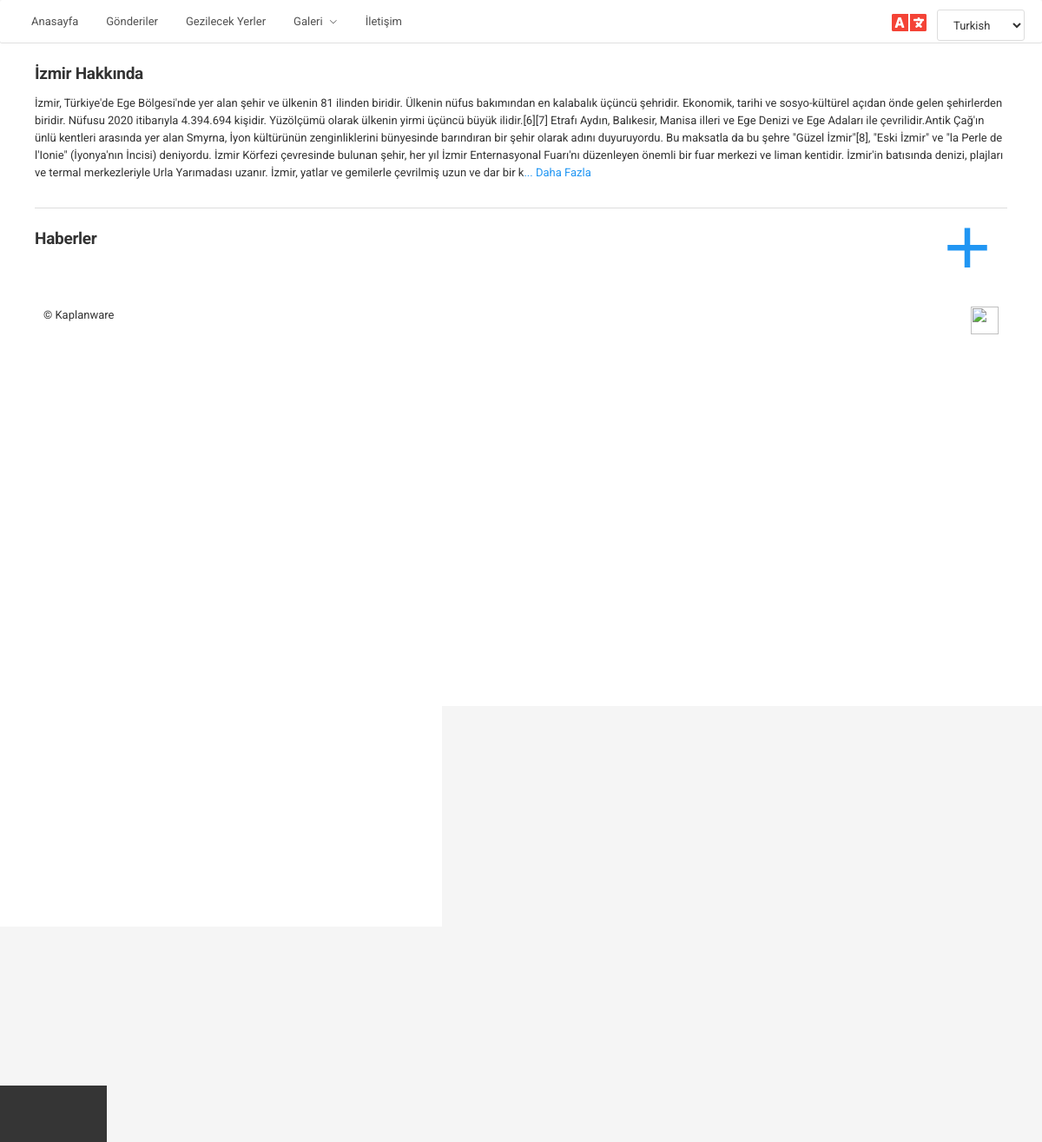
The page / on the database its author committed.
### tables this page shows
CREATE TABLE `menu` (
  `id` int(11) NOT NULL,
  `title` varchar(100) NOT NULL,
  `page` varchar(100) NOT NULL,
  `parents` int(11) NOT NULL,
  `is_sub_main` int(11) NOT NULL
);

### application/controllers/Home.php (called while the page is built, shortened)
<?php
class Home extends CI_Controller
{
    public function index()
    {
        $data["title"] = site_phrase("home");
        $data["slider"] = json_decode($this->basic_model->getRow("settings", array("key" => "slider"))->value);
        $data["about"] = getAbout();
        $data["blog"] = $this->basic_model->getTable("blog", array("lang" => session("language_id")), array(3,0));
        $data["view"] = "home/home";
        loadView("index", $data);
    }
}

### index.php (called while the page is built, shortened)
<?php
require_once BASEPATH.'core/CodeIgniter.php';

### application/models/Basic_model.php (called while the page is built, shortened)
<?php defined('BASEPATH') OR exit('No direct script access allowed');
class Basic_model extends CI_Model{
    public function getTable($table,$where = array(), $limit = array(), $row = false){
        $this->db->select('*');
        $this->db->from($table);
        if(!empty($limit))
            $this->db->limit($limit[0], $limit[1]);
        if ($where != NULL) { $this->db->where($where); }
        $query = $this->db->get();
        return ($row) ?  $query->row() :  $query->result();
    }
    public function getRow($table,$where = array()){
        $this->db->select('*');
        $this->db->from($table);
        if ($where != NULL) { $this->db->where($where); }
        $query = $this->db->get();
        return   $query->row();
    }
}

### application/helpers/multi_language_helper.php (called while the page is built, shortened)
<?php  if ( ! defined('BASEPATH')) exit('No direct script access allowed');
if ( ! function_exists('site_phrase'))
{
    function site_phrase($phrase = '') {
        $CI	=&	get_instance();
        if (!$CI->session->userdata('language')) {
            $CI->session->set_userdata('language', "turkish");
        }
        $language_code = $CI->session->userdata('language');
        $key = strtolower(preg_replace('/\s+/', '_', $phrase));
        $langArray = openJSONFile($language_code);
        return $langArray[$key];
    }
}
if ( ! function_exists('openJSONFile'))
{
    function openJSONFile($code)
    {
        $jsonString = [];
        if (file_exists(APPPATH.'language/'.$code.'.json')) {
            $jsonString = file_get_contents(APPPATH.'language/'.$code.'.json');
            $jsonString = json_decode($jsonString, true);
        }
        return $jsonString;
    }
}

### application/helpers/extras_helper.php (the view, shortened to what this page needs)
<?php if ( ! defined('BASEPATH')) exit('No direct script access allowed');
if (! function_exists('isMobile')) {
    function isMobile()
    {
        return preg_match("/(android|avantgo|blackberry|bolt|boost|cricket|docomo|fone|hiptop|mini|mobi|palm|phone|pie|tablet|up\.browser|up\.link|webos|wos)/i", $_SERVER["HTTP_USER_AGENT"]);
    }
}
if (! function_exists('loadView')) {
    function loadView($view, $data = array()){
        $ci = & get_instance();
        return $ci->load->view($view, $data);
    }
}
if (! function_exists('session')) {
    function session($param)
    {
        $ci =& get_instance();
        return $ci->session->userdata($param);
    }
}
function subCategory ($elements, $parentId = 0){
    $branch = array();
    foreach ($elements as $element){
        if ($element->parents == $parentId){
            $children = subCategory($elements, $element->id);
            if ($children){
                $element->children = $children;
            }else{
                $element->children = array();
            }
            $branch[] = $element;
        }
    }
    return $branch;
}
function drawElement($items){
    foreach ($items as $item){
        if(isset($_COOKIE["menu_thing"])){
            if($item->parents != 0) {
                if ($item->is_sub_main != 1)
                    echo '<a href="' . $item->page . '" class="dropdown-item">' . site_phrase($item->title) . '</a>';
                else {
                    echo '<div class="dropdown-submenu">
                        <a href="' . $item->page . '" class="dropdown-item dropdown-toggle"> ' . site_phrase($item->title) . '</a>
                        <div class="dropdown-menu">';
                }
                if (sizeof($item->children) > 0) {
                    drawElement($item->children);
                }
                continue;
            }
        }
        if($item->is_sub_main != 1){
            echo '
             <li class="nav-item">
                <a href="' . $item->page . '" class="navbar-nav-link">' . site_phrase($item->title) . '</a>
            </li>
           ';
        }
        else{
            echo '
             <li class="nav-item dropdown">
                <a href="' . $item->page . '" class="navbar-nav-link dropdown-toggle" data-toggle="dropdown" aria-expanded="false">' . site_phrase($item->title) . '</a>
                <div class="dropdown-menu">
           ';
        }
        if (sizeof($item->children) > 0) {
            drawElement($item->children);
        }
    }
}

### application/views/index.php (shortened to what this page needs)
<!DOCTYPE html>
<html lang="en">
<head>
<?php
    loadView("dependencies/css");
?>
</head>
<body>
<?php loadView("dependencies/navbar") ?>
<?php if(isset($slider))
    loadView("dependencies/slider");
?>
<div class="container mt-3">
    <?php loadView($view) ?>
    <?php loadView("dependencies/footer") ?>
</div>
</body>
</html>

### application/views/dependencies/css.php (shortened to what this page needs)
<link href="<?= base_url("assets") ?>/global_assets/css/icons/icomoon/styles.min.css" rel="stylesheet" type="text/css">
<link href="<?= base_url("assets") ?>/global_assets/css/icons/fontawesome/styles.min.css" rel="stylesheet" type="text/css">
<link href="<?= base_url("assets/") ?>assets/css/bootstrap.min.css" rel="stylesheet" type="text/css">
<link href="<?= base_url("assets/") ?>assets/css/bootstrap_limitless.min.css" rel="stylesheet" type="text/css">
<link href="<?= base_url("assets/") ?>assets/css/layout.min.css" rel="stylesheet" type="text/css">
<link href="<?= base_url("assets/") ?>assets/css/components.min.css" rel="stylesheet" type="text/css">
<link href="<?= base_url("assets/") ?>assets/css/colors.min.css" rel="stylesheet" type="text/css">
<link rel="stylesheet" type="text/css" href="<?= base_url("assets/") ?>assets/css/slider-pro.min.css" media="screen"/>

### application/views/dependencies/navbar.php (shortened to what this page needs)
<?php $navbar = $this->basic_model->getTable("menu"); ?>
<div class="navbar navbar-light navbar-expand-xl rounded <?= isMobile() ? "d-flex justify-content-center" : "" ?>">
    <div class="navbar-collapse collapse" id="navbar-demo1-mobile">
        <ul class='navbar-nav'>
            <?php drawElement(subCategory($navbar)); ?>
        </ul>
    </div>
    <ul class="navbar-nav <?= isMobile() ? "mr-auto ml-auto" : "ml-xl-auto" ?>">
        <li class="nav-item d-flex mt-2">
            <i class="fas fa-language fa-2x text-danger mr-3"></i>
            <select name="lang" class="form-control" onchange="getOption($(this))">
                <?php foreach($this->basic_model->getTable("languages") as $lang): ?>
                    <option value="<?= $lang->id ?>" <?= ($lang->title == session("language") ? "selected" : "") ?> ><?= site_phrase($lang->title) ?></option>
                <?php endforeach; ?>
            </select>
        </li>
    </ul>
</div>

### application/views/dependencies/slider.php (shortened to what this page needs)
<div id="slider" class="slider-pro w-100">
    <div class="sp-slides w-100">
        <?php foreach($slider as $ind => $key): ?>
        <div class="sp-slide w-100">
            <img class="sp-image w-100" src="<?= base_url("assets/img") ?>/blank.gif"
                 data-src="<?= base_url("assets/img/slider/". $key->img) ?>"
                 data-small="<?= base_url("assets/img/slider/". $key->img) ?>"
                 data-medium="<?= base_url("assets/img/slider/". $key->img) ?>"
                 data-large="<?= base_url("assets/img/slider/". $key->img) ?>"
                 data-retina="<?= base_url("assets/img/slider/". $key->img) ?>"/>
            <h1 class="sp-layer text-light sp-padding text-center bg-dark-alpha2"
                data-vertical="65%" data-width="100%"
                data-show-transition="down" data-show-delay="400">
            </h1>
        </div>
        <?php endforeach; ?>
    </div>
</div>

### application/views/home/home.php
<div class="row">
    <div class="col-md-12">
        <h4 class="font-weight-bold text-capitalize"><?= $about["title"] ?></h4>
    </div>
    <div class="col-md-12">
        <p>
            <?= (strlen($about["text"]) > 1000 ? substr($about["text"], 0, 1000) . '<a href="' . base_url("about") . '">... ' . site_phrase("more") . '</a>' : $about["text"]) ?>
        </p>
    </div>
    <div class="col-md-12">
        <hr>
    </div>
    <?php loadview("home/blog") ?>
</div>

### application/views/home/blog.php (shortened to what this page needs)
<div class="col-md-12 row">
    <div class="col-md-12 d-flex justify-content-between">
        <h4 class="font-weight-bold"><?= site_phrase("news") ?></h4>
        <form id="myForm">
            <a href="javascript:void(0)" onclick="kaplanware('<?= base_url("home/get_blog_posts") ?>', 'myForm', $(this))">
                <i class="icon-plus3" style="font-size:4em !important;"></i>
            </a>
        </form>
    </div>
</div>

### application/views/dependencies/footer.php (shortened to what this page needs)
<div class="col-md-12 d-flex justify-content-between mb-3">
    <p>&copy; Kaplanware</p>
    <img src="https://egegen.com/upload/files/files_2019-07-18_13-52-37.png" style="width: 32px !important; height: 32px !important;">
</div>

### rows shown on the page
menu: title "Anasayfa"
menu: title "Gönderiler"
menu: title "Gezilecek Yerler"
menu: title "Galeri"
menu: title "İletişim"

### other values the page prints
$about["title"] "İzmir Hakkında"
site_phrase("more") "Daha Fazla"
site_phrase("news") "Haberler"
form field lang "Turkish"
